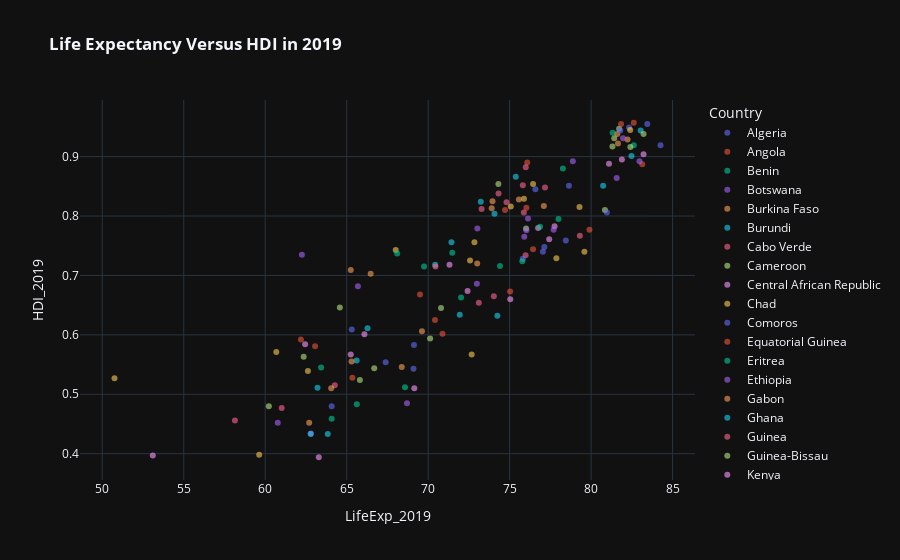

Notebook source saved alongside this figure:
### Code cell
px.scatter(df,y='HDI_2019',x='LifeExp_2019',color='Country',template='plotly_dark',opacity=0.6,title='<b> Life Expectancy Versus HDI in 2019 </b>')
